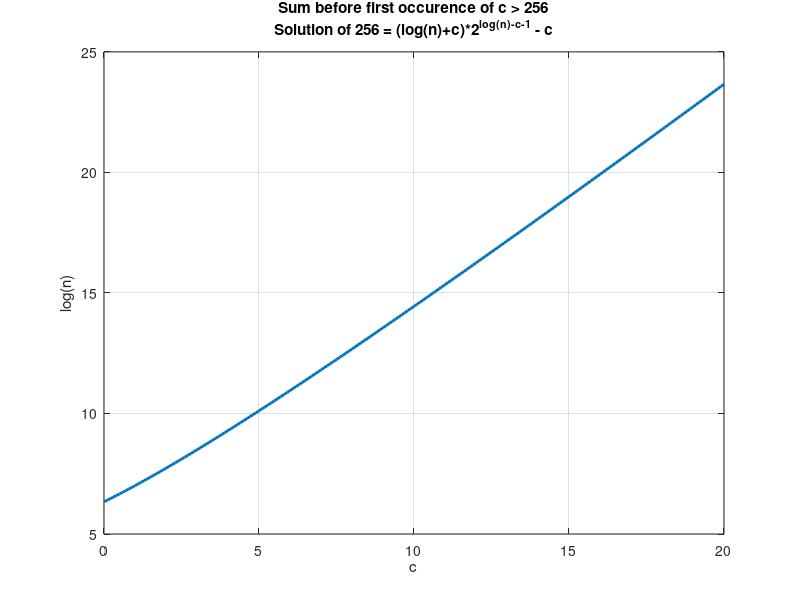

Write MATLAB code to recreate this figure.
% MATLAB script to solve 256 = (N+c)*2^(N-c-1) - c for N as a function of c
% and plot N (y-axis) versus c (x-axis) for c in [0,20].

% Define a vector of c values:
cVals = linspace(0, 20, 201);
Nsol = zeros(size(cVals));  % preallocate solution vector for N

% Set options for fzero to suppress output:
options = optimset('Display', 'off');

% Loop over each c value and solve for N using fzero.
for i = 1:length(cVals)
    c = cVals(i);
    % Define the function handle for the equation f(N) = 0:
    % f(N) = (N+c)*2^(N-c-1) - c - 256
    eqfun = @(N) (N + c) * 2^(N - c - 1) - c - 256;
    
    % For a good initial guess, use the previous solution (or a constant for the first point)
    if i == 1
        N0 = 6.3;  % initial guess for c=0
    else
        N0 = Nsol(i-1);
    end
    
    % Use fzero to solve for N:
    Nsol(i) = fzero(eqfun, N0, options);
end

% Plot the results:
figure;
plot(cVals, Nsol, 'LineWidth', 2);
xlabel('c');
ylabel('log(n)');
title({'Sum before first occurence of c > 256','Solution of 256 = (log(n)+c)*2^{log(n)-c-1} - c'});
grid on;
